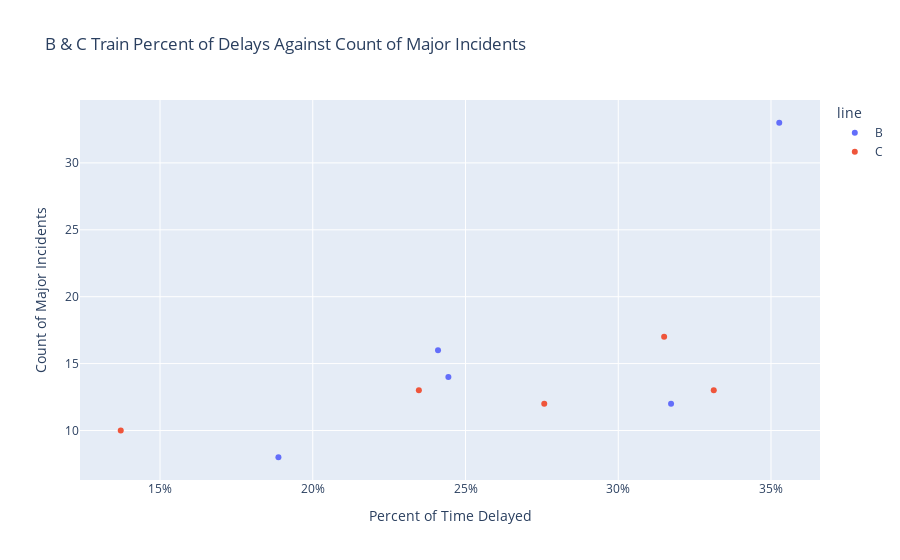

Source (notebook cell):
### Code cell
bc_train_incidents_delays_graph

### Figure 1 — Plotly figure (JSON) as saved in the notebook; plotly's stock layout.template omitted (floating-point values rounded to 4 significant figures)
{"data": [{"hovertemplate": "line=B<br>Percent of Time Delayed=%{x}<br>Count of Major Incidents=%{y}<extra></extra>", "legendgroup": "B", "marker": {"color": "#636efa", "symbol": "circle"}, "mode": "markers", "name": "B", "orientation": "v", "showlegend": true, "type": "scatter", "x": [0.1888, 0.2444, 0.3173, 0.241, 0.3527], "xaxis": "x", "y": [8, 14, 12, 16, 33], "yaxis": "y"}, {"hovertemplate": "line=C<br>Percent of Time Delayed=%{x}<br>Count of Major Incidents=%{y}<extra></extra>", "legendgroup": "C", "marker": {"color": "#EF553B", "symbol": "circle"}, "mode": "markers", "name": "C", "orientation": "v", "showlegend": true, "type": "scatter", "x": [0.1371, 0.2347, 0.3313, 0.2758, 0.315], "xaxis": "x", "y": [10, 13, 13, 12, 17], "yaxis": "y"}], "layout": {"autosize": true, "legend": {"title": {"text": "line"}, "tracegroupgap": 0}, "title": {"text": "B & C Train Percent of Delays Against Count of Major Incidents"}, "xaxis": {"anchor": "y", "autorange": true, "domain": [0, 1], "range": [0.1244, 0.3655], "tickformat": ".0%", "title": {"text": "Percent of Time Delayed"}, "type": "linear"}, "yaxis": {"anchor": "x", "autorange": true, "domain": [0, 1], "range": [5.937, 35.06], "title": {"text": "Count of Major Incidents"}, "type": "linear"}}}
